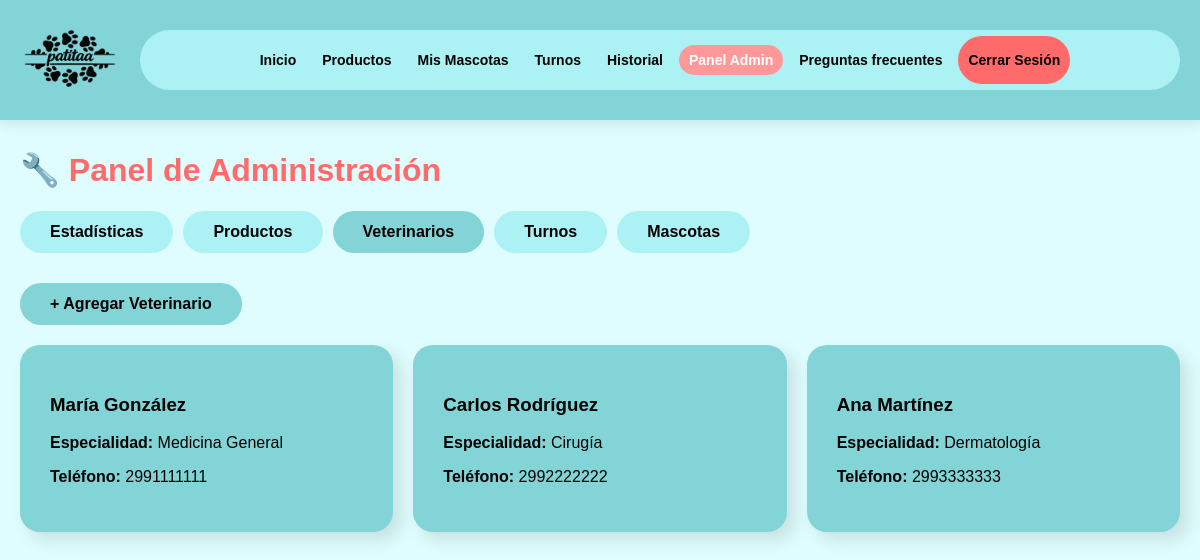
Page /admin/panel.php?tab=veterinarios (signed in) on the committed database.
### tables this page shows
CREATE TABLE veterinarios (
    id INT AUTO_INCREMENT PRIMARY KEY,
    nombre VARCHAR(100) NOT NULL,
    apellido VARCHAR(100) NOT NULL,
    especialidad VARCHAR(100) NOT NULL,
    telefono VARCHAR(20),
    fecha_creacion TIMESTAMP DEFAULT CURRENT_TIMESTAMP
);

### includes/config.php (called while the page is built, shortened)
<?php
function isLoggedIn() {
    return isset($_SESSION['usuario_id']);
}
function isAdmin() {
    return isset($_SESSION['es_admin']) && $_SESSION['es_admin'] == 1;
}
function normalize_image_path($path) {
    $path = trim($path);
    $path = str_replace('\\', '/', $path);
    $path = ltrim($path, '/');
    if (preg_match('~^(imagenes/|images/)~i', $path)) {
        $path = 'Imagenes/' . preg_replace('~^(imagenes/|images/)~i', '', $path);
    } elseif (stripos($path, 'Imagenes/') !== 0) {
        $path = 'Imagenes/' . $path;
    }
    return $path;
}
function asset_path($path) {
    $path = normalize_image_path($path);
    $path = str_replace(' ', '%20', $path);
    $base_path = basename(dirname($_SERVER['SCRIPT_FILENAME'])) === 'admin' ? '../' : '';
    return $base_path . $path;
}
?>

### admin/panel.php (the view, shortened to what this page needs)
<?php
require_once '../includes/config.php';
$tab = isset($_GET['tab']) ? $_GET['tab'] : 'stats';
?>
<!DOCTYPE html>
<html lang="es">
<head>
    <link rel="stylesheet" href="../css/estilos.css?v=202607011">
</head>
<body>
    <?php include '../includes/navbar.php'; ?>
    <div class="container">
        <h1 style="color: #ff6b6b;">🔧 Panel de Administración</h1>
        <div style="display: flex; gap: 10px; margin-bottom: 30px; flex-wrap: wrap;">
            <?php foreach (['stats'=>'Estadísticas', 'productos'=>'Productos', 'veterinarios'=>'Veterinarios', 'turnos'=>'Turnos', 'mascotas'=>'Mascotas'] as $key => $label): ?>
                <a href="?tab=<?php echo $key; ?>" class="btn <?php echo $tab == $key ? 'btn-primary' : 'btn-secondary'; ?>"><?php echo $label; ?></a>
            <?php endforeach; ?>
        </div>
        <?php if ($tab == 'veterinarios'): ?>
            <button onclick="document.getElementById('formVet').style.display='block'" class="btn btn-primary mb-20">+ Agregar Veterinario</button>
            <div class="grid grid-3">
                <?php
                $vets = mysqli_query($conn, "SELECT * FROM veterinarios");
                while ($v = mysqli_fetch_assoc($vets)):
                ?>
                    <div class="card-celeste">
                        <h3><?php echo $v['nombre'].' '.$v['apellido']; ?></h3>
                        <p><strong>Especialidad:</strong> <?php echo $v['especialidad']; ?></p>
                        <p><strong>Teléfono:</strong> <?php echo $v['telefono']; ?></p>
                    </div>
                <?php endwhile; ?>
            </div>
        <?php endif; ?>
    </div>
</body>
</html>

### includes/navbar.php (shortened to what this page needs)
<nav class="navbar" style="background-color:#83d4d7; position:fixed; top:0; left:0; right:0; z-index:1000; box-shadow:0 4px 12px rgba(0,0,0,0.1);">
    <div class="navbar-container" style="max-width:1500px; margin:0 auto; padding:10px 20px; display:flex; align-items:center; justify-content:space-between; gap:16px; min-height:84px;">
        <?php
        $base_path = (basename(dirname($_SERVER['SCRIPT_FILENAME'])) === 'admin') ? '../' : '';
        ?>
        <a href="<?php echo $base_path; ?>index.php" class="navbar-logo" style="display:flex; align-items:center; flex-shrink:0;">
            <img src="<?php echo asset_path('Imagenes/logo patitas.png'); ?>" alt="Patitas Logo" class="logo-img" style="width:100px; height:100px; min-width:100px; min-height:100px; object-fit:cover; border-radius:50%; display:block;">
        </a>
        <div class="navbar-links" id="navbarLinks" style="display:flex; align-items:center; gap:6px; background-color:#acf2f5; border-radius:999px; padding:6px 10px; min-height:42px; flex-wrap:wrap; justify-content:center; margin-left:4px;">
            <a href="<?php echo $base_path; ?>index.php">Inicio</a>
            <a href="<?php echo $base_path; ?>productos.php">Productos
            </a>
            <?php if(isLoggedIn()): ?>
                <a href="<?php echo $base_path; ?>mis_mascotas.php">Mis Mascotas</a>
                <a href="<?php echo $base_path; ?>turnos.php">Turnos</a>
                <a href="<?php echo $base_path; ?>historial_medico.php">Historial</a>
                <?php if(isAdmin()): ?>
                    <a href="<?php echo $base_path; ?>admin/panel.php" class="admin-link">Panel Admin</a>
                <?php endif; ?>
                <a href="<?php echo $base_path; ?>faq.php">Preguntas frecuentes</a>
                <a href="<?php echo $base_path; ?>logout.php" class="nav-btn logout-btn">Cerrar Sesión</a>
            <?php else: ?>
                <a href="<?php echo $base_path; ?>faq.php">Preguntas frecuentes</a>
                <a href="<?php echo $base_path; ?>login.php"><button class="nav-btn login-btn">Iniciar Sesión</button></a>
                <a href="<?php echo $base_path; ?>register.php"><button class="nav-btn register-btn">Registrarse</button></a>
            <?php endif; ?>
        </div>
    </div>
</nav>

### css/estilos.css (style rules this page uses)
html { scroll-behavior: smooth; }
body { background-color: #dffdfe; margin: 0; padding: 0; padding-top: 90px; font-family: Arial, Helvetica, sans-serif; }
.navbar { background-color: #83d4d7; position: fixed; top: 0; left: 0; right: 0; z-index: 1000; box-shadow: 0 4px 12px rgba(0, 0, 0, 0.1); overflow: visible; }
.navbar-container { max-width: 1500px; margin: 0 auto; padding: 10px 20px; display: flex !important; align-items: center; justify-content: space-between; gap: 16px; min-height: 84px; }
.navbar-logo { display: flex; align-items: center; flex-shrink: 0; }
.logo-img { width: 100px !important; height: 100px !important; min-width: 100px !important; min-height: 100px !important; object-fit: cover; border-radius: 50%; display: block !important; }
.navbar-links { display: flex !important; align-items: center; gap: 6px; background-color: #acf2f5; border-radius: 999px; padding: 6px 10px; min-height: 42px; flex-wrap: wrap; justify-content: center; margin-left: 4px; }
.navbar-links a { text-decoration: none; color: #000; font-weight: bold; font-size: 15px; padding: 7px 10px; border-radius: 999px; transition: all 0.3s ease; position: relative; white-space: nowrap; line-height: 1.2; display: inline-flex !important; align-items: center; justify-content: center; }
.admin-link { background-color: #ff9999 !important; color: white !important; }
.nav-btn { padding: 10px 25px; border: none; border-radius: 50px; font-weight: bold; font-size: 16px; cursor: pointer; transition: all 0.3s ease; }
.logout-btn { background-color: #ff6b6b; color: white; display: inline-flex; align-items: center; justify-content: center; min-height: 34px; padding: 6px 12px; }
.container { max-width: 1200px; margin: 0 auto; padding: 40px 20px; animation: aparecer 0.6s ease; }
.card-celeste { background-color: #83d4d7; border-radius: 20px; padding: 30px; box-shadow: 8px 8px 16px rgba(68, 68, 68, 0.15); margin-bottom: 20px; }
.btn { padding: 12px 30px; border: none; border-radius: 50px; font-weight: bold; font-size: 16px; cursor: pointer; transition: all 0.3s ease; text-decoration: none; display: inline-block; }
.btn-primary { background-color: #83d4d7; color: #000; }
.btn-secondary { background-color: #acf2f5; color: #000; }
.grid { display: grid; gap: 20px; }
.grid-3 { grid-template-columns: repeat( auto-fit, minmax(250px, 1fr) ); }
.mb-20 { margin-bottom: 20px; }
@media (max-width: 1200px) { .navbar-container { padding: 10px 16px; gap: 12px; } }
@media (max-width: 1200px) { .navbar-links { gap: 10px; padding: 10px 16px; min-width: 0; flex: 1; } }
@media (max-width: 1200px) { .navbar-links a { font-size: 14px; padding: 7px 10px; } }

### rows in the picture
veterinarios: nombre "María", apellido "González", especialidad "Medicina General", telefono "2991111111"
veterinarios: nombre "Carlos", apellido "Rodríguez", especialidad "Cirugía", telefono "2992222222"
veterinarios: nombre "Ana", apellido "Martínez", especialidad "Dermatología", telefono "2993333333"

### other values in the picture
$label "Estadísticas"
$label "Productos"
$label "Veterinarios"
$label "Turnos"
$label "Mascotas"
